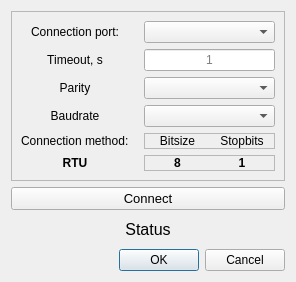
<?xml version="1.0" encoding="UTF-8"?>
<ui version="4.0">
 <class>Dialog</class>
 <widget class="QDialog" name="Dialog">
  <property name="geometry">
   <rect>
    <x>0</x>
    <y>0</y>
    <width>296</width>
    <height>282</height>
   </rect>
  </property>
  <property name="sizePolicy">
   <sizepolicy hsizetype="Fixed" vsizetype="Fixed">
    <horstretch>0</horstretch>
    <verstretch>0</verstretch>
   </sizepolicy>
  </property>
  <property name="windowTitle">
   <string>Dialog</string>
  </property>
  <layout class="QVBoxLayout" name="verticalLayout">
   <item>
    <widget class="QFrame" name="frame">
     <property name="frameShape">
      <enum>QFrame::StyledPanel</enum>
     </property>
     <property name="frameShadow">
      <enum>QFrame::Raised</enum>
     </property>
     <layout class="QGridLayout" name="gridLayout">
      <property name="horizontalSpacing">
       <number>15</number>
      </property>
      <item row="0" column="0">
       <widget class="QLabel" name="label">
        <property name="text">
         <string>Connection port:</string>
        </property>
        <property name="alignment">
         <set>Qt::AlignCenter</set>
        </property>
       </widget>
      </item>
      <item row="0" column="1">
       <widget class="QComboBox" name="portCombo"/>
      </item>
      <item row="1" column="0">
       <widget class="QLabel" name="label_2">
        <property name="text">
         <string>Timeout, s</string>
        </property>
        <property name="alignment">
         <set>Qt::AlignCenter</set>
        </property>
       </widget>
      </item>
      <item row="2" column="0">
       <widget class="QLabel" name="label_3">
        <property name="text">
         <string>Parity</string>
        </property>
        <property name="alignment">
         <set>Qt::AlignCenter</set>
        </property>
       </widget>
      </item>
      <item row="3" column="1">
       <widget class="QComboBox" name="baudCombo">
        <property name="currentIndex">
         <number>-1</number>
        </property>
       </widget>
      </item>
      <item row="2" column="1">
       <widget class="QComboBox" name="parityCombo"/>
      </item>
      <item row="1" column="1">
       <widget class="QLineEdit" name="timeoutLine">
        <property name="alignment">
         <set>Qt::AlignCenter</set>
        </property>
        <property name="placeholderText">
         <string>1</string>
        </property>
       </widget>
      </item>
      <item row="4" column="1">
       <widget class="QFrame" name="frame_2">
        <property name="frameShape">
         <enum>QFrame::StyledPanel</enum>
        </property>
        <property name="frameShadow">
         <enum>QFrame::Raised</enum>
        </property>
        <layout class="QHBoxLayout" name="horizontalLayout">
         <property name="spacing">
          <number>0</number>
         </property>
         <property name="leftMargin">
          <number>0</number>
         </property>
         <property name="topMargin">
          <number>0</number>
         </property>
         <property name="rightMargin">
          <number>0</number>
         </property>
         <property name="bottomMargin">
          <number>0</number>
         </property>
         <item>
          <widget class="QLabel" name="label_6">
           <property name="text">
            <string>Bitsize</string>
           </property>
           <property name="alignment">
            <set>Qt::AlignCenter</set>
           </property>
          </widget>
         </item>
         <item>
          <widget class="QLabel" name="label_7">
           <property name="text">
            <string>Stopbits</string>
           </property>
           <property name="alignment">
            <set>Qt::AlignCenter</set>
           </property>
          </widget>
         </item>
        </layout>
       </widget>
      </item>
      <item row="4" column="0">
       <widget class="QLabel" name="label_5">
        <property name="text">
         <string>Connection method:</string>
        </property>
       </widget>
      </item>
      <item row="5" column="0">
       <widget class="QLabel" name="label_8">
        <property name="font">
         <font>
          <bold>true</bold>
         </font>
        </property>
        <property name="text">
         <string>RTU</string>
        </property>
        <property name="alignment">
         <set>Qt::AlignCenter</set>
        </property>
       </widget>
      </item>
      <item row="3" column="0">
       <widget class="QLabel" name="label_4">
        <property name="text">
         <string>Baudrate</string>
        </property>
        <property name="alignment">
         <set>Qt::AlignCenter</set>
        </property>
       </widget>
      </item>
      <item row="5" column="1">
       <widget class="QFrame" name="frame_3">
        <property name="frameShape">
         <enum>QFrame::StyledPanel</enum>
        </property>
        <property name="frameShadow">
         <enum>QFrame::Raised</enum>
        </property>
        <layout class="QHBoxLayout" name="horizontalLayout_2">
         <property name="spacing">
          <number>0</number>
         </property>
         <property name="leftMargin">
          <number>0</number>
         </property>
         <property name="topMargin">
          <number>0</number>
         </property>
         <property name="rightMargin">
          <number>0</number>
         </property>
         <property name="bottomMargin">
          <number>0</number>
         </property>
         <item>
          <widget class="QLabel" name="label_9">
           <property name="font">
            <font>
             <bold>true</bold>
            </font>
           </property>
           <property name="text">
            <string>8</string>
           </property>
           <property name="alignment">
            <set>Qt::AlignCenter</set>
           </property>
          </widget>
         </item>
         <item>
          <widget class="QLabel" name="label_10">
           <property name="font">
            <font>
             <bold>true</bold>
            </font>
           </property>
           <property name="text">
            <string>1</string>
           </property>
           <property name="alignment">
            <set>Qt::AlignCenter</set>
           </property>
          </widget>
         </item>
        </layout>
       </widget>
      </item>
     </layout>
    </widget>
   </item>
   <item>
    <widget class="QPushButton" name="connectBtn">
     <property name="font">
      <font>
       <pointsize>10</pointsize>
      </font>
     </property>
     <property name="text">
      <string>Connect</string>
     </property>
    </widget>
   </item>
   <item>
    <widget class="QLabel" name="statusLbl">
     <property name="font">
      <font>
       <pointsize>12</pointsize>
      </font>
     </property>
     <property name="text">
      <string>Status</string>
     </property>
     <property name="alignment">
      <set>Qt::AlignCenter</set>
     </property>
    </widget>
   </item>
   <item>
    <widget class="QDialogButtonBox" name="buttonBox">
     <property name="orientation">
      <enum>Qt::Horizontal</enum>
     </property>
     <property name="standardButtons">
      <set>QDialogButtonBox::Cancel|QDialogButtonBox::Ok</set>
     </property>
    </widget>
   </item>
  </layout>
 </widget>
 <resources/>
 <connections>
  <connection>
   <sender>buttonBox</sender>
   <signal>accepted()</signal>
   <receiver>Dialog</receiver>
   <slot>accept()</slot>
   <hints>
    <hint type="sourcelabel">
     <x>248</x>
     <y>254</y>
    </hint>
    <hint type="destinationlabel">
     <x>157</x>
     <y>274</y>
    </hint>
   </hints>
  </connection>
  <connection>
   <sender>buttonBox</sender>
   <signal>rejected()</signal>
   <receiver>Dialog</receiver>
   <slot>reject()</slot>
   <hints>
    <hint type="sourcelabel">
     <x>316</x>
     <y>260</y>
    </hint>
    <hint type="destinationlabel">
     <x>286</x>
     <y>274</y>
    </hint>
   </hints>
  </connection>
 </connections>
</ui>
